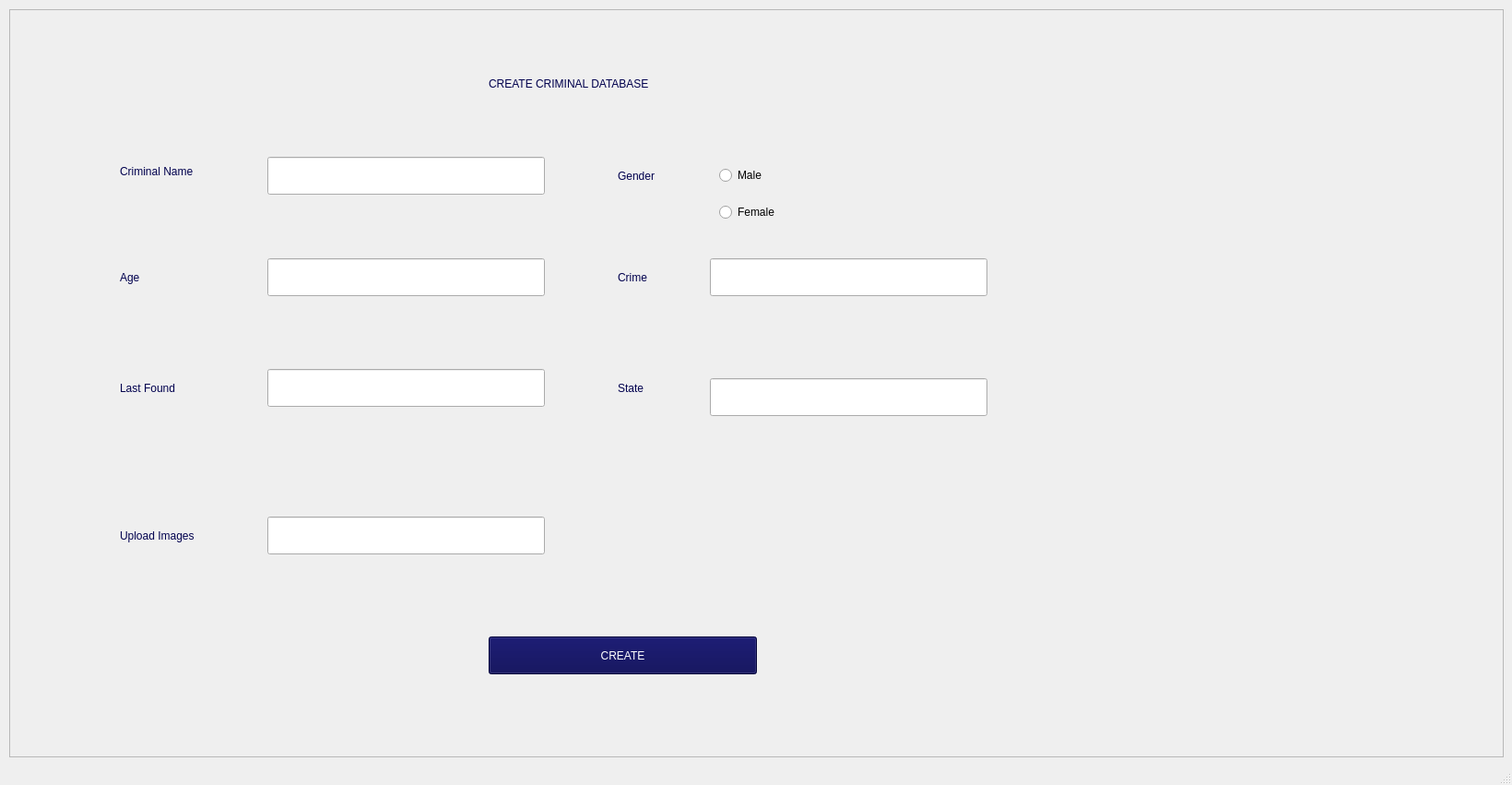
<?xml version="1.0" encoding="UTF-8"?>
<ui version="4.0">
 <class>MainWindow</class>
 <widget class="QMainWindow" name="MainWindow">
  <property name="geometry">
   <rect>
    <x>0</x>
    <y>0</y>
    <width>1640</width>
    <height>851</height>
   </rect>
  </property>
  <property name="windowTitle">
   <string>MainWindow</string>
  </property>
  <widget class="QWidget" name="centralwidget">
   <widget class="QFrame" name="frame">
    <property name="geometry">
     <rect>
      <x>10</x>
      <y>10</y>
      <width>1621</width>
      <height>811</height>
     </rect>
    </property>
    <property name="frameShape">
     <enum>QFrame::StyledPanel</enum>
    </property>
    <property name="frameShadow">
     <enum>QFrame::Raised</enum>
    </property>
    <widget class="QLabel" name="label">
     <property name="geometry">
      <rect>
       <x>70</x>
       <y>1</y>
       <width>0</width>
       <height>16</height>
      </rect>
     </property>
     <property name="text">
      <string/>
     </property>
    </widget>
    <widget class="QLineEdit" name="lineEdit">
     <property name="geometry">
      <rect>
       <x>280</x>
       <y>160</y>
       <width>301</width>
       <height>41</height>
      </rect>
     </property>
    </widget>
    <widget class="QLabel" name="label_2">
     <property name="geometry">
      <rect>
       <x>120</x>
       <y>155</y>
       <width>141</width>
       <height>41</height>
      </rect>
     </property>
     <property name="styleSheet">
      <string notr="true">font: 75 12pt &quot;Georgia&quot;;
color: rgb(0, 0, 77);</string>
     </property>
     <property name="text">
      <string>Criminal Name</string>
     </property>
    </widget>
    <widget class="QLabel" name="label_3">
     <property name="geometry">
      <rect>
       <x>660</x>
       <y>160</y>
       <width>91</width>
       <height>41</height>
      </rect>
     </property>
     <property name="styleSheet">
      <string notr="true">font: 75 12pt &quot;Georgia&quot;;
color: rgb(0, 0, 77);</string>
     </property>
     <property name="text">
      <string>Gender</string>
     </property>
    </widget>
    <widget class="QLabel" name="label_4">
     <property name="geometry">
      <rect>
       <x>120</x>
       <y>270</y>
       <width>141</width>
       <height>41</height>
      </rect>
     </property>
     <property name="styleSheet">
      <string notr="true">font: 75 12pt &quot;Georgia&quot;;
color: rgb(0, 0, 77);</string>
     </property>
     <property name="text">
      <string>Age</string>
     </property>
    </widget>
    <widget class="QLabel" name="label_6">
     <property name="geometry">
      <rect>
       <x>520</x>
       <y>60</y>
       <width>491</width>
       <height>41</height>
      </rect>
     </property>
     <property name="styleSheet">
      <string notr="true">font: 75 18pt &quot;Georgia&quot;;
color: rgb(0, 0, 77);</string>
     </property>
     <property name="text">
      <string>CREATE CRIMINAL DATABASE</string>
     </property>
    </widget>
    <widget class="QRadioButton" name="radioButton">
     <property name="geometry">
      <rect>
       <x>770</x>
       <y>170</y>
       <width>95</width>
       <height>20</height>
      </rect>
     </property>
     <property name="styleSheet">
      <string notr="true">font: 75 12pt &quot;Georgia&quot;;</string>
     </property>
     <property name="text">
      <string>Male</string>
     </property>
    </widget>
    <widget class="QRadioButton" name="radioButton_2">
     <property name="geometry">
      <rect>
       <x>770</x>
       <y>210</y>
       <width>95</width>
       <height>20</height>
      </rect>
     </property>
     <property name="styleSheet">
      <string notr="true">font: 75 12pt &quot;Georgia&quot;;</string>
     </property>
     <property name="text">
      <string>Female</string>
     </property>
    </widget>
    <widget class="QLineEdit" name="lineEdit_2">
     <property name="geometry">
      <rect>
       <x>280</x>
       <y>270</y>
       <width>301</width>
       <height>41</height>
      </rect>
     </property>
    </widget>
    <widget class="QLabel" name="label_5">
     <property name="geometry">
      <rect>
       <x>660</x>
       <y>270</y>
       <width>101</width>
       <height>41</height>
      </rect>
     </property>
     <property name="styleSheet">
      <string notr="true">font: 75 12pt &quot;Georgia&quot;;
color: rgb(0, 0, 77);</string>
     </property>
     <property name="text">
      <string>Crime</string>
     </property>
    </widget>
    <widget class="QLineEdit" name="lineEdit_3">
     <property name="geometry">
      <rect>
       <x>760</x>
       <y>270</y>
       <width>301</width>
       <height>41</height>
      </rect>
     </property>
    </widget>
    <widget class="QLabel" name="label_7">
     <property name="geometry">
      <rect>
       <x>120</x>
       <y>390</y>
       <width>141</width>
       <height>41</height>
      </rect>
     </property>
     <property name="styleSheet">
      <string notr="true">font: 75 12pt &quot;Georgia&quot;;
color: rgb(0, 0, 77);</string>
     </property>
     <property name="text">
      <string>Last Found</string>
     </property>
    </widget>
    <widget class="QLineEdit" name="lineEdit_4">
     <property name="geometry">
      <rect>
       <x>280</x>
       <y>390</y>
       <width>301</width>
       <height>41</height>
      </rect>
     </property>
    </widget>
    <widget class="QLabel" name="label_8">
     <property name="geometry">
      <rect>
       <x>660</x>
       <y>390</y>
       <width>141</width>
       <height>41</height>
      </rect>
     </property>
     <property name="styleSheet">
      <string notr="true">font: 75 12pt &quot;Georgia&quot;;
color: rgb(0, 0, 77);</string>
     </property>
     <property name="text">
      <string>State</string>
     </property>
    </widget>
    <widget class="QLineEdit" name="lineEdit_5">
     <property name="geometry">
      <rect>
       <x>760</x>
       <y>400</y>
       <width>301</width>
       <height>41</height>
      </rect>
     </property>
    </widget>
    <widget class="QLabel" name="label_9">
     <property name="geometry">
      <rect>
       <x>120</x>
       <y>550</y>
       <width>141</width>
       <height>41</height>
      </rect>
     </property>
     <property name="styleSheet">
      <string notr="true">font: 75 12pt &quot;Georgia&quot;;
color: rgb(0, 0, 77);</string>
     </property>
     <property name="text">
      <string>Upload Images</string>
     </property>
    </widget>
    <widget class="QLineEdit" name="lineEdit_6">
     <property name="geometry">
      <rect>
       <x>280</x>
       <y>550</y>
       <width>301</width>
       <height>41</height>
      </rect>
     </property>
    </widget>
    <widget class="QPushButton" name="pushButton">
     <property name="geometry">
      <rect>
       <x>520</x>
       <y>680</y>
       <width>291</width>
       <height>41</height>
      </rect>
     </property>
     <property name="styleSheet">
      <string notr="true">background-color: rgb(0, 0, 77);
font: 75 14pt &quot;Georgia&quot;;
color: rgb(255, 255, 255);</string>
     </property>
     <property name="text">
      <string>CREATE</string>
     </property>
    </widget>
   </widget>
  </widget>
  <widget class="QMenuBar" name="menubar">
   <property name="geometry">
    <rect>
     <x>0</x>
     <y>0</y>
     <width>1640</width>
     <height>26</height>
    </rect>
   </property>
  </widget>
  <widget class="QStatusBar" name="statusbar"/>
 </widget>
 <resources/>
 <connections/>
</ui>
